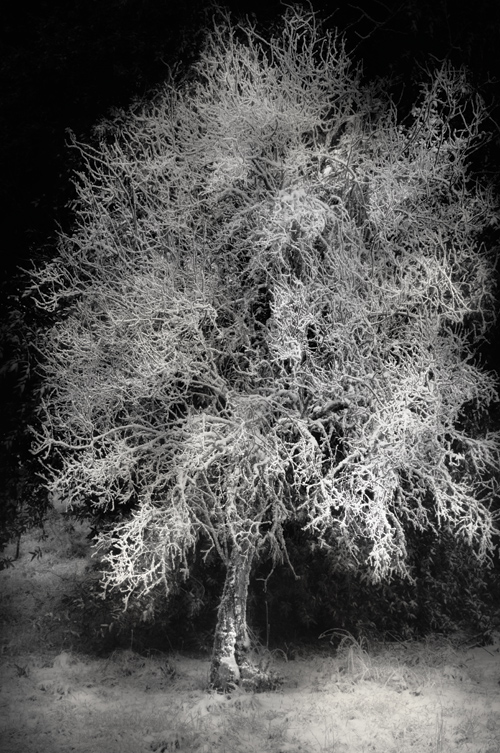
#> input picture 60836_escape_from_the_shadows.jpg, 500 x 753 px
$ python skalowanie.py
#> lines starting #> are read from the running program, lines starting #| are printed output that depends on the picture
import numpy as np
import matplotlib.pyplot as plt
from PIL import Image

# Funkcje skalowania obrazu

def downscale_image(image, kernel):
    """Zmniejszanie obrazu za pomocą splotu z jądrem uśredniającym."""
    kernel = kernel / kernel.sum()  # Normalizacja jądra, macierz opisująca sposób obliczania nowej wartości piksela (tu: jądro uśredniające), normalizacja sprawia że suma wag wynosi 1
    h, w = image.shape #Rozmiary obrazu
#> h = 753; w = 500
    kh, kw = kernel.shape #Rozmiary jądra
    pad_h, pad_w = kh // 2, kw // 2 #Obliczanie ilości paddingu

    # Padding obrazu - ) dodaje piksele na brzegach obrazu. Tryb reflect powiela wartości w sposób lustrzany, aby uniknąć problemów na krawędziach
    padded_image = np.pad(image, ((pad_h, pad_h), (pad_w, pad_w)), mode='reflect')
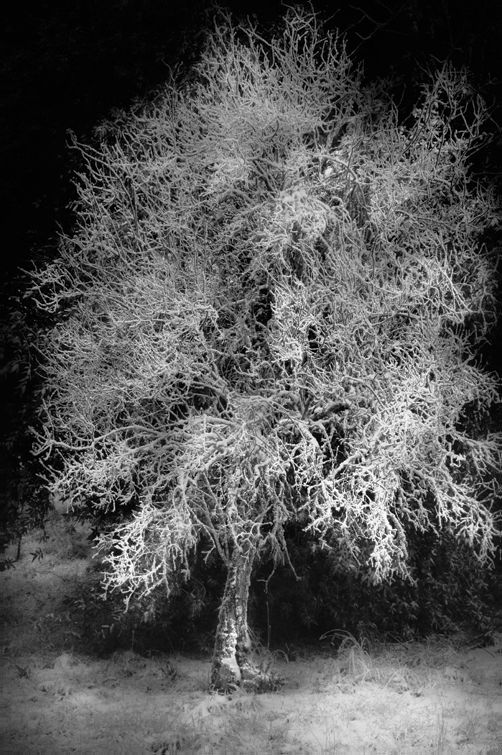
#> padded_image: shape (755, 502) float32; min 0, max 1, mean 0.331

    # Splot - każdy piksel jest uśredniany w oparciu o sąsiedztwo określone przez jądro (kernel)
    convolved = np.zeros_like(image) # tworzymy pusty obraz wynikowy
    for i in range(h):
        for j in range(w):
            region = padded_image[i:i + kh, j:j + kw] # sąsiedztwo wokół piksela (i, j)
            convolved[i, j] = np.sum(region * kernel) # mnożenie sąsiedztwa przez jądro

    # każdy piksel w nowym obrazie obliczany jest jako suma iloczynu jądra i fragmentu obrazu, nad którym jądro jest umieszczone.

    # Subsampling - pobierane są co drugi wiersz i co druga kolumna obrazu
    return convolved[::2, ::2] # wybieramy co drugi piksel w obu wymiarach
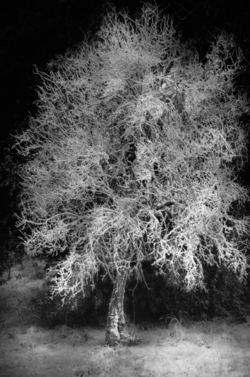
#> returned value: shape (377, 250) float32; min 0.00392, max 0.973, mean 0.332

    #efektem jest obraz o rozdzielczości 2-krotnie mniejszej (wysokość i szerokość).

def upscale_image(image, method='linear'): # powiększanie odbywa się za pomocą interpolacji dwuliniowej. Każdy nowy piksel jest obliczany jako średnia ważona wartości z najbliższych pikseli w oryginalnym obrazie.
    """Powiększanie obrazu za pomocą interpolacji funkcji."""
#> called with method = 'linear'
    scale_factor = 2 # skalowanie o czynnik 2x
    new_shape = (image.shape[0] * scale_factor, image.shape[1] * scale_factor)
#> new_shape = (754, 500)
    zoomed_image = np.zeros(new_shape) # tworzenie pustego obrazu wynikowego

    for i in range(new_shape[0]):
        for j in range(new_shape[1]):
            orig_x, orig_y = i / scale_factor, j / scale_factor # Miejsce w oryginalnym obrazie
            x0, y0 = int(orig_x), int(orig_y) # Najbliższy górny lewy piksel
            x1, y1 = min(x0 + 1, image.shape[0] - 1), min(y0 + 1, image.shape[1] - 1) # Dolny prawy
            #dla każdego nowego piksela (i, j) obliczane są jego współrzędne w oryginalnym obrazie (orig_x, orig_y)

            dx, dy = orig_x - x0, orig_y - y0 # Odległości od pikseli bazowych
            zoomed_image[i, j] = (
                (1 - dx) * (1 - dy) * image[x0, y0] +
                dx * (1 - dy) * image[x1, y0] +
                (1 - dx) * dy * image[x0, y1] +
                dx * dy * image[x1, y1]
            ) # nowa wartość to średnia ważona na podstawie odległości (dx, dy) od najbliższych pikseli.
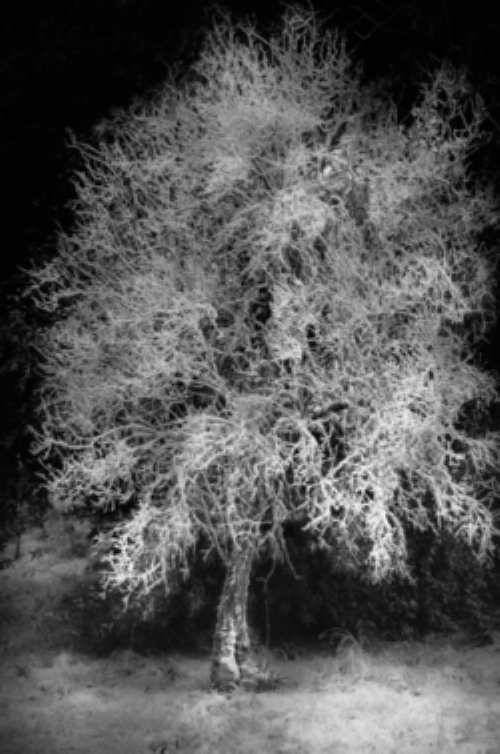
#> zoomed_image: shape (754, 500) float64; min 0.00392, max 0.973, mean 0.333

    return zoomed_image

# średni błąd kwadratowy (MSE) mierzy różnicę między dwoma obrazam
def mse(image1, image2):
    """Obliczanie błędu średniokwadratowego (MSE) między dwoma obrazami."""
    return np.mean((image1 - image2) ** 2)

# Główna część programu
if __name__ == "__main__":
    # Wczytanie obrazu w skali szarości
    image_path = '60836_escape_from_the_shadows.jpg'  # Ścieżka do obrazu drzewa
    original_image = Image.open(image_path).convert('L')  # Konwersja do skali szarości
    original_image = np.array(original_image, dtype=np.float32) / 255.0  # Normalizacja do [0, 1]

    # Jądro uśredniające
    kernel_avg = np.ones((3, 3)) / 9

    # Zmniejszanie obrazu
    reduced_image = downscale_image(original_image, kernel_avg)

    # Powiększanie obrazu
    upscaled_image = upscale_image(reduced_image)

    # Obliczanie MSE
    restored_shape = original_image.shape
#> restored_shape = (753, 500)
    mse_value = mse(original_image[:restored_shape[0], :restored_shape[1]], upscaled_image[:restored_shape[0], :restored_shape[1]])
#> mse_value = 0.00594

    # Wizualizacja wyników
    fig, axes = plt.subplots(1, 3, figsize=(15, 5))

    axes[0].imshow(original_image, cmap="gray")
    axes[0].set_title("Oryginalny obraz")

    axes[1].imshow(reduced_image, cmap="gray")
    axes[1].set_title("Zmniejszony obraz")

    axes[2].imshow(upscaled_image, cmap="gray")
    axes[2].set_title(f"Powiększony obraz\nMSE = {mse_value:.4f}")

    for ax in axes:
        ax.axis("off")

    plt.tight_layout()
    plt.show()
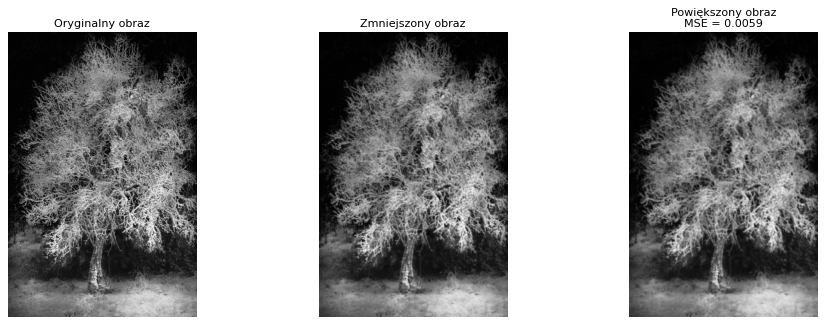
#> figure drawn by matplotlib, 3 panels

    # Wynik MSE
    print(f"MSE: {mse_value:.4f}")
#| MSE: 0.0059

$ run again, with jez.jpg copied over 60836_escape_from_the_shadows.jpg
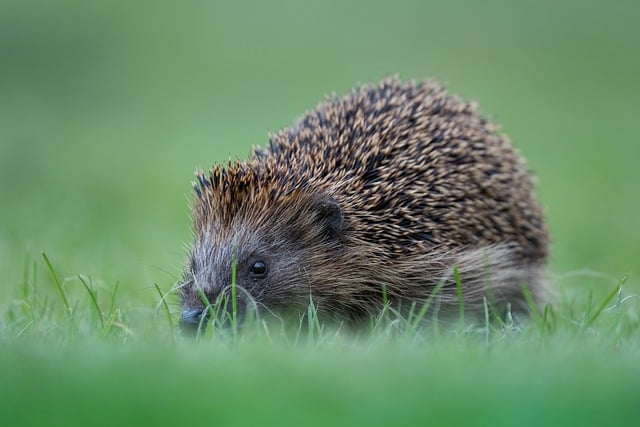
#> input picture jez.jpg, 640 x 427 px
#> in downscale_image, `return convolved[::2, ::2]`:
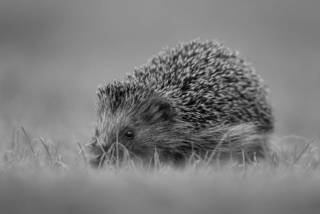
#> returned value: shape (214, 320) float32; min 0.0187, max 0.746, mean 0.492
#> mse_value = 0.00146
#> `plt.show()`:
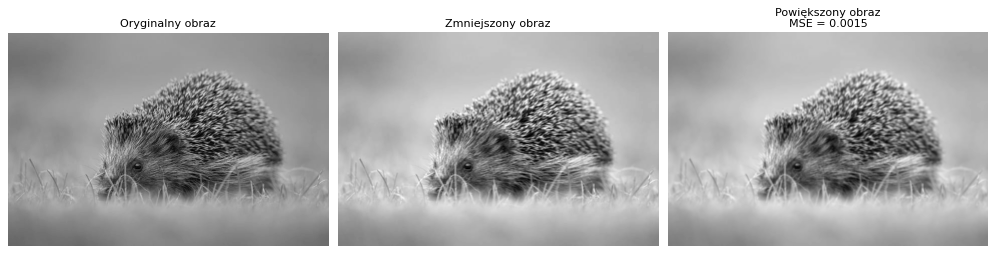
#> figure drawn by matplotlib, 3 panels
#| MSE: 0.0015

$ run again, with panda.jpg copied over 60836_escape_from_the_shadows.jpg
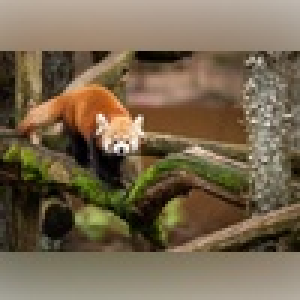
#> input picture panda.jpg, 100 x 100 px (shown 3 times larger)
#> after the loop in downscale_image, `for i in range(h):`:
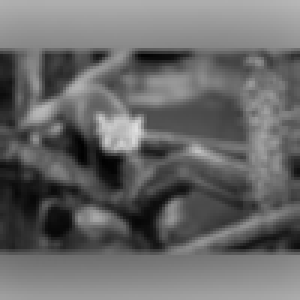
#> convolved: shape (100, 100) float32 (shown 3 times larger); min 0.00959, max 0.876, mean 0.413
#> in downscale_image, `return convolved[::2, ::2]`:
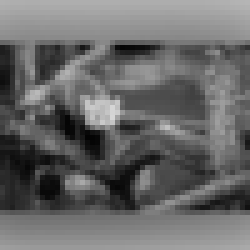
#> returned value: shape (50, 50) float32 (shown 5 times larger); min 0.0148, max 0.842, mean 0.411
#> mse_value = 0.0031
#| MSE: 0.0031
